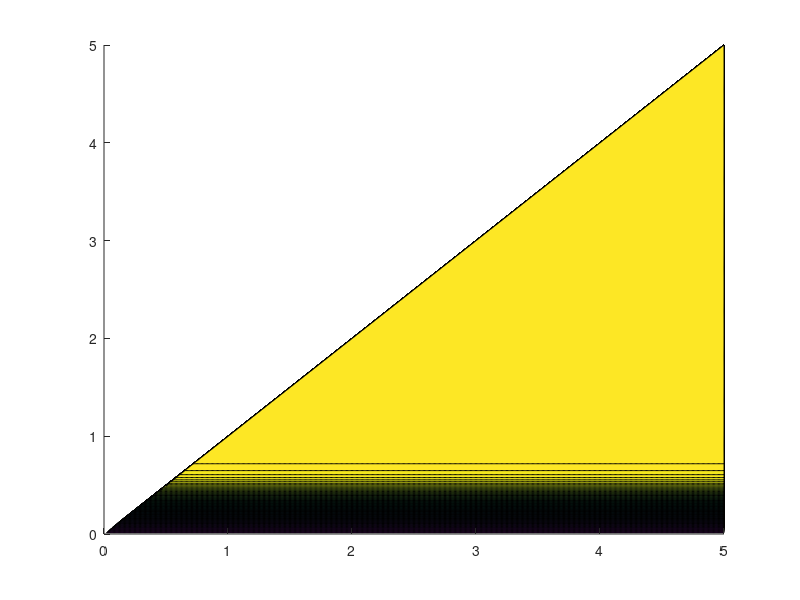

Reproduce this figure in MATLAB. (Note: this script raises an error after producing the figure.)
%--------------------------------------------------------------------------
% Title: figure3.m
%
% Description:
% This script generates Figure 3 from Davidson, et al. (2023).
%
% Author: B. Davidson
% Last Updated: 06 December 2024
%
% Citation:
% Davidson, et al. (2023). Beaching model for buoyant marine debris in
% bore-driven swash. Flow.
%--------------------------------------------------------------------------
clear; close all; clc;

%parameters
k = 10; %sharpness factor [-]
w = 0.25; %zone width [-]
xi = 0:0.01:5; %particle distance behind shoreline [-]
sw = 0:0.01:5; %shoreline position [-]

[SW, XI] = meshgrid(sw,xi);
C_St = zeros(length(sw),length(xi));

for i = 1:length(sw) %iterate over shoreline position
    for j = 1:length(xi) %iterate over particle distance behind shoreline
        C_St(i,j) = 1./(1 + exp(-k*(xi(j)-w))); %compute St_effective
        if xi(j) > sw(i)
            C_St(i,j) = NaN;
        end
    end
end

%% plot

figure
contourf(XI,SW,C_St,100,'EdgeColor','none')
xlabel('$x_s$','interpreter','latex')
ylabel('$\xi$','interpreter','latex')
c = colorbar;
c.Label.Interpreter = 'latex';
c.Label.String = '$C_{St}$';
axis ij
clim([0 1])
set(gca,'FontSize',20)
set(gca,'TickLabelInterpreter','latex')
colorbar('TickLabelInterpreter', 'latex');
annotation('textbox',[0.83 0.9 0.1 0.1],'string','$C_{St}$','Interpreter','latex','FontSize',20,'EdgeColor','none')

colormap(flipud(parula))

hYLabel = get(gca,'YLabel');
set(hYLabel,'rotation',0,'VerticalAlignment','middle')